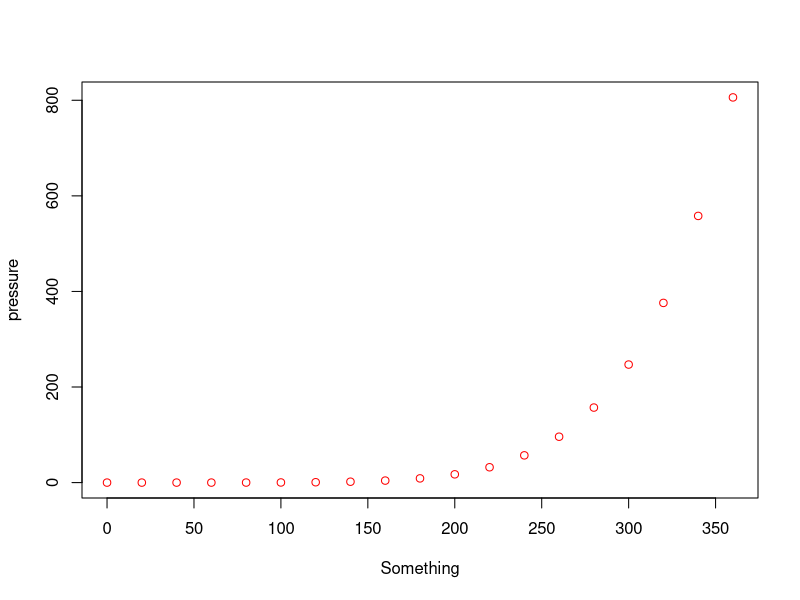

The R source for this figure:
## ---- chunk 1
knitr::opts_chunk$set(echo = TRUE)
## ---- chunk 2
summary(cars)
## ---- chunk 3
plot(pressure, xlab="Something",col="red")
